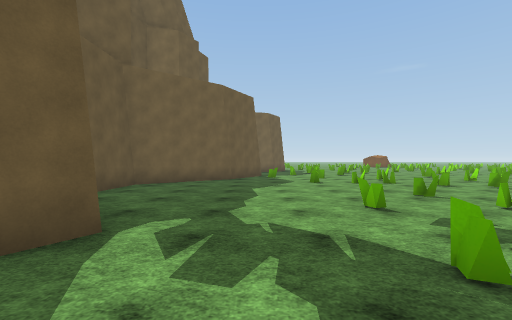
View 1 (above)

16 first-person views from a walk through a 3-D level made in the Unity game engine. The camera is 1.5 m above the floor, looks level and sees 90° across. The floor is counted in squares, 2 m on a side. Each view is taken from the middle of a square. On the plan, view 1 faces up. The plan holds only what a view shows up to about 9 squares ahead; the rest is blank. The place goes on beyond the plan. Some animated figures are left out. Surface patterns are stand-ins for the level's own textures.

View 2
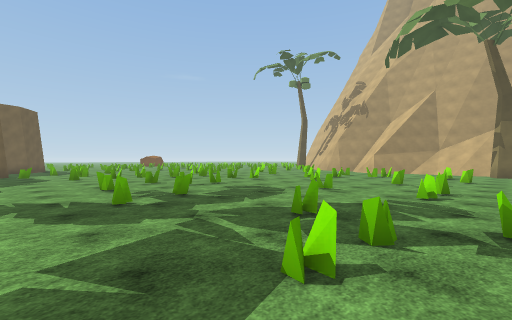

View 3
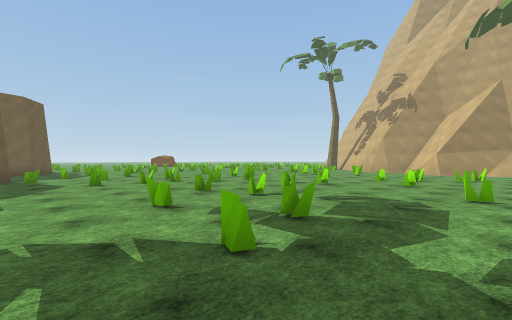

View 4
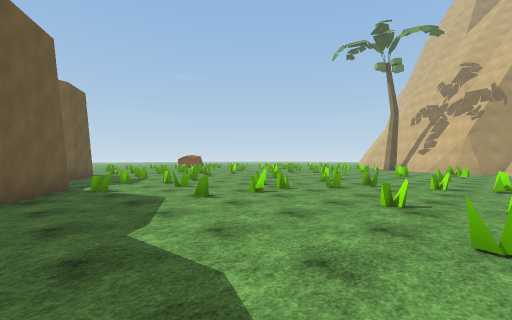

View 5
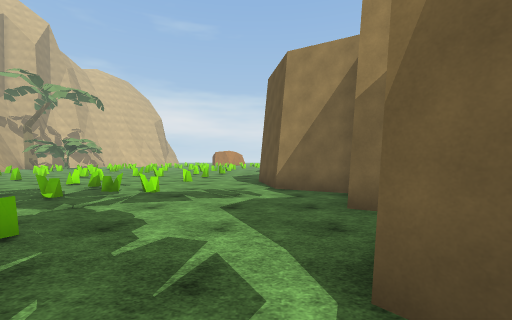

View 6
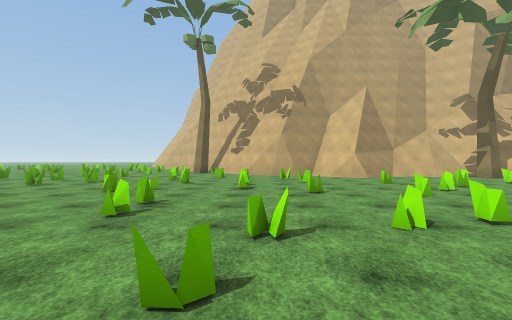

View 7
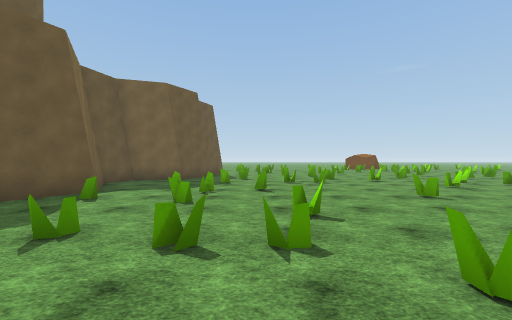

View 8
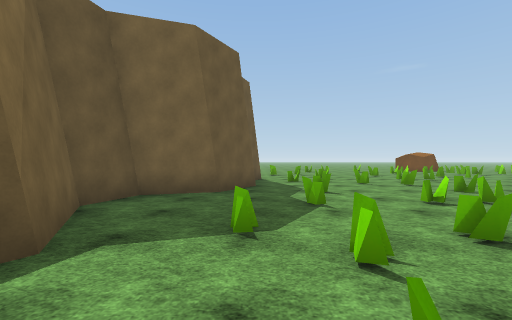

View 9
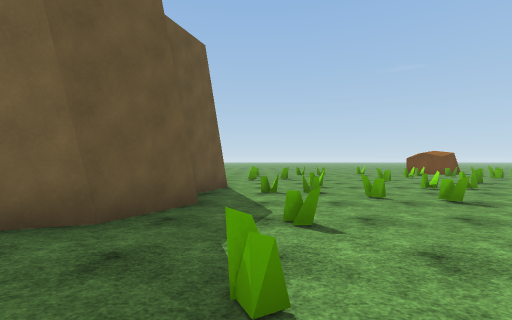

View 10
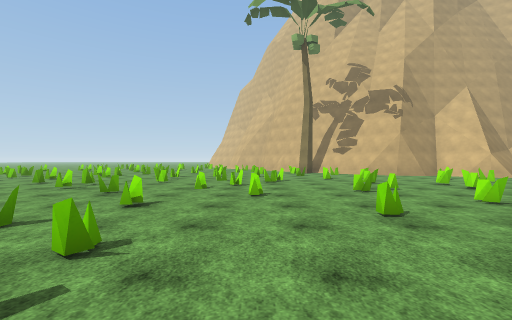

View 11
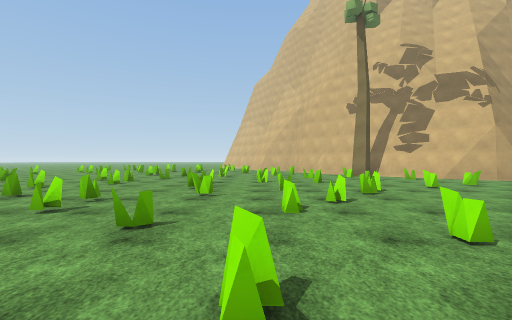

View 12
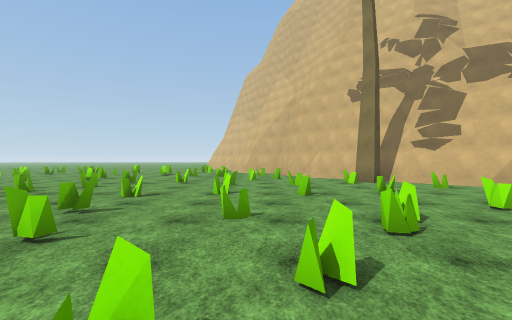

View 13
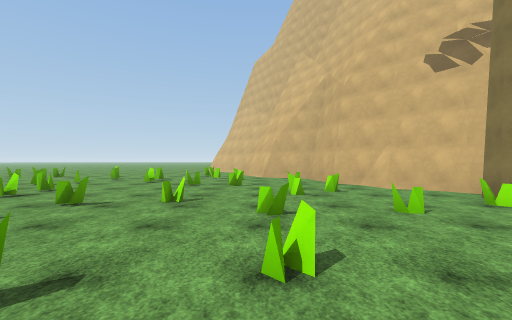

View 14
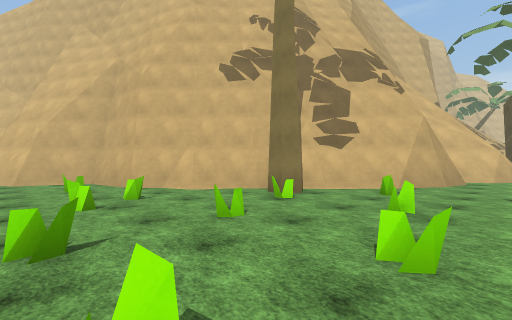

View 15
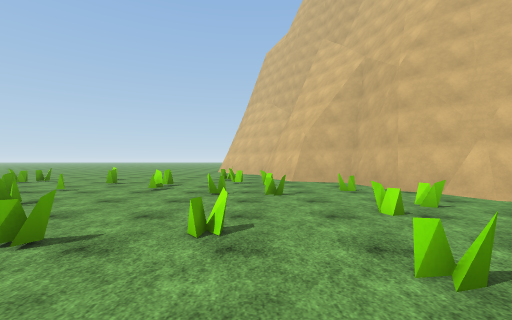

View 16
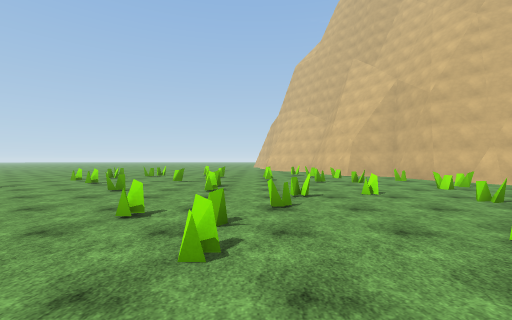

### Floor plan
Key: @ floor where view 1 was taken; # wall or solid block; x gap in a wall; . floor; = window, fence, low wall or low ledge; O other object.
Columns run from 4 left of view 1 to 27 right of it. Each row starts with its distance up from view 1.
 22       .....=.     .....=..x...
 21       ........=...=.==....=...
 20       #..=.....==......==...=.
 19       #.=..........=.=.......
 18       #..==....==.....=....=.
 17      ##...........==.....==.=
 16    ###..=..=..=.=.=....=..O.O.
 15    #........=.......O.O.......##
 14    #...=.==....=.=......O.O..##
 13    ##.O......=..=...O.O.O...##
 12    ##..==........=........###
 11    #.O.O....=.......O.O.###
 10   ##..........=...=....###
  9 ###...O..=..==..=....O.#
  8 #......=x=.........O..##
  7 #..........=...==. ..##
  6 #.............=... ..#
  5  .......=..=....=. .##
  4   ....=.==.=...... .#
  3   #...........=.=. ##
  2   #...==....=.=... #
  1  ..............==
  0  #..@.....=......
 -1  #.....=....=...#
 -2  #....=...==.=..
 -3  ##....=........
 -4   #......=..
 -5   ##..

Positions as (right, up) in squares from view 1, and headings:
1: (0, 0), facing up
2: (0, -3), facing up-right
3: (0, 0), facing up-right
4: (-1, 4), facing up-right
5: (-1, 4), facing down
6: (4, 7), facing right
7: (4, 6), facing up
8: (2, 10), facing up
9: (3, 13), facing up
10: (4, 13), facing right
11: (7, 15), facing right
12: (10, 14), facing right
13: (14, 15), facing right
14: (15, 15), facing down-right
15: (16, 16), facing right
16: (13, 19), facing right
